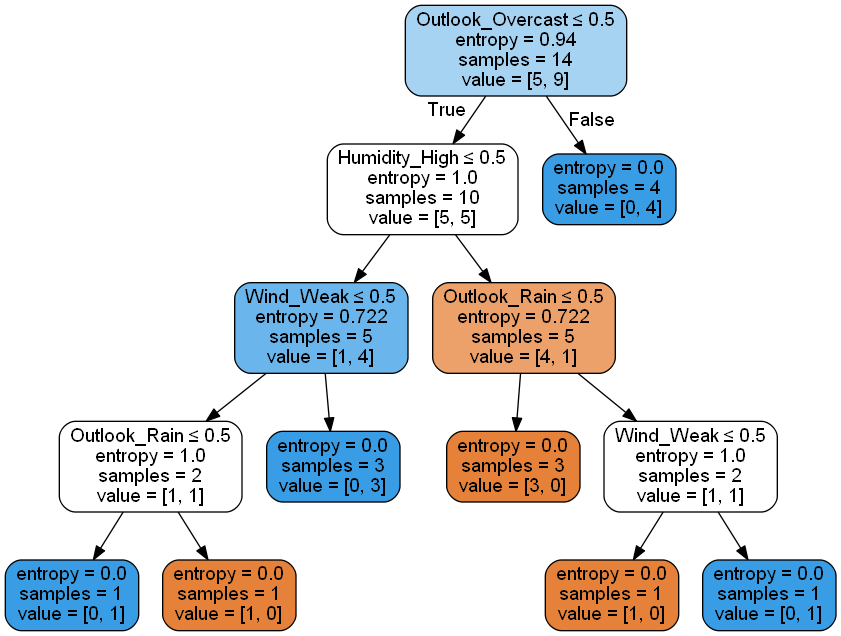

Here is the Python script that generated this plot:
import pandas as pd
from sklearn.tree import DecisionTreeClassifier # Import Decision Tree Classifier
from sklearn.model_selection import train_test_split # Import train_test_split function
from sklearn import metrics #Import scikit-learn metrics module for accuracy calculation
from sklearn.tree import export_graphviz
from sklearn.externals.six import StringIO  
from IPython.display import Image  
import pydotplus

col_names = ['Outlook','Temperature','Humidity','Wind','Play ball','Play ball bin']
# load dataset
data = pd.read_csv("simple_dt.csv", header=0, names=col_names)
data.columns = col_names
head = data.head()

#split dataset in features and target variable
feature_cols = ['Outlook','Temperature','Humidity','Wind']

#get_dummies builds categorical conditions for each feature (e.g. Temperature -> Hot, Cold, etc.)
X = pd.get_dummies(data[feature_cols]) # Features
y = data['Play ball bin'] # Target variable

features_expanded = list()

#in a situation in which the entire CSV is the training set, no need to split.
#X_train, X_test, y_train, y_test = train_test_split(X, y, test_size=0.3, random_state=1) # 70% training and 30% test

#I had to loop through each item in my exploded categories as it was throwing
#in some random variables if I just used X.  Don't know why.
for item in X:
    features_expanded.append(item)

# Create Decision Tree classifer object
clf = DecisionTreeClassifier(criterion="entropy")

# Train Decision Tree Classifer
clf = clf.fit(X, y)

#Predict the response for test dataset
y_pred = clf.predict(X)

# Model Accuracy, how often is the classifier correct?
print("Accuracy:",metrics.accuracy_score(y, y_pred))

dot_data = StringIO()
export_graphviz(clf, out_file=dot_data,  
                filled=True, rounded=True,
                special_characters=True, feature_names = features_expanded)#,class_names=['0','1'])
graph = pydotplus.graph_from_dot_data(dot_data.getvalue())  
graph.write_png('dt_simple.png')
Image(graph.create_png())
